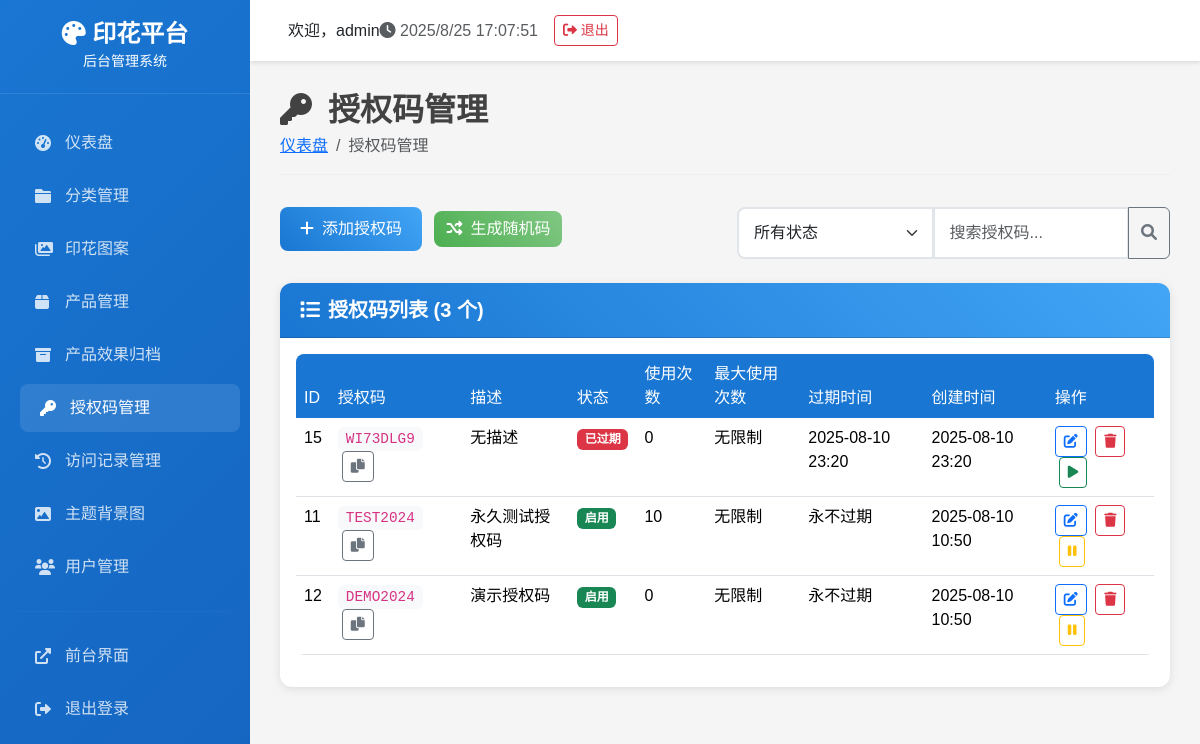
The page /admin/access-codes/ (signed in) on the database as committed earlier.
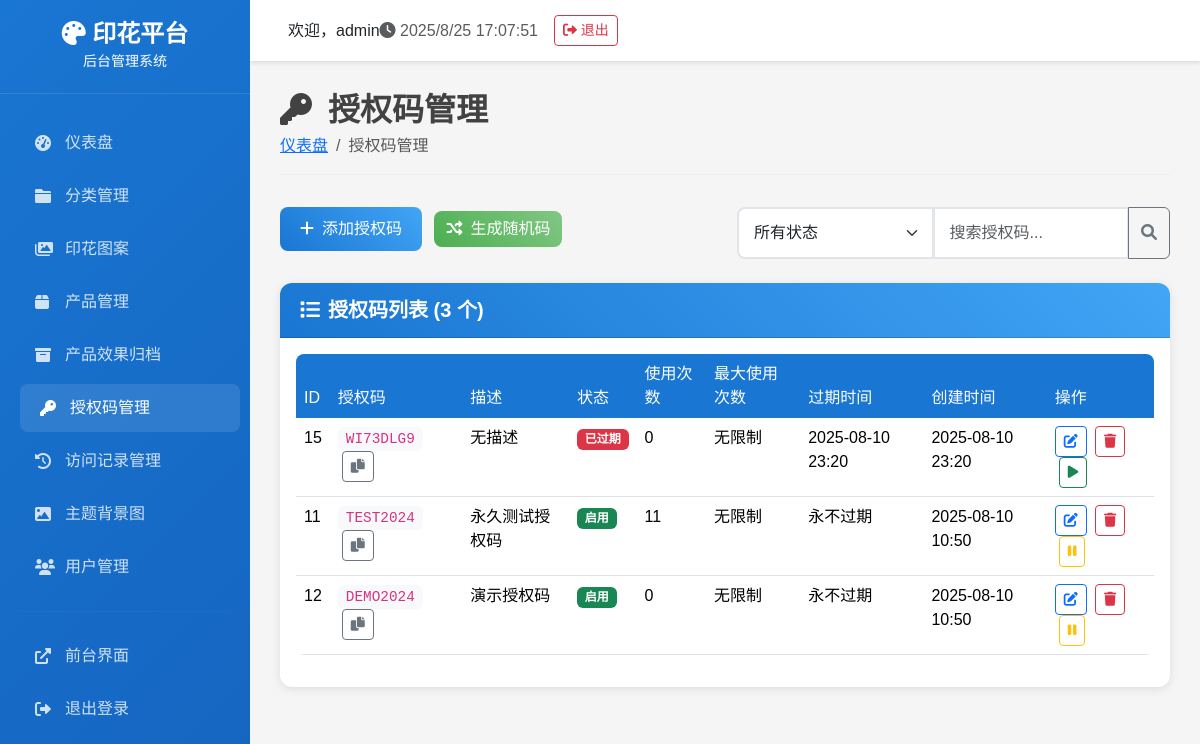
The same page on the database as committed later.
### tables this page shows
CREATE TABLE access_codes (
            id INTEGER PRIMARY KEY AUTOINCREMENT,
            code TEXT NOT NULL UNIQUE,
            description TEXT,
            start_date DATETIME,
            end_date DATETIME,
            is_active BOOLEAN DEFAULT 1,
            created_time DATETIME DEFAULT CURRENT_TIMESTAMP,
            usage_count INTEGER DEFAULT 0
        , expires_at DATETIME, max_uses INTEGER, used_count INTEGER DEFAULT 0);

### routes/admin/admin_access_codes_route.py (the view)
    def decorated_function(*args, **kwargs):
        from flask import session
        if 'admin_user_id' not in session:
            return redirect(url_for('login'))
        return f(*args, **kwargs)

### backend/database.py (called while the page is built)
def get_db_connection():
    conn = sqlite3.connect(DATABASE_PATH)
    conn.row_factory = sqlite3.Row
    return conn

    @staticmethod
    def execute_query(query: str, params: tuple = ()) -> List[Dict[str, Any]]:
        conn = get_db_connection()
        cursor = conn.cursor()
        cursor.execute(query, params)
        results = [dict(row) for row in cursor.fetchall()]
        conn.close()
        return results

### routes/admin/admin_access_codes_route.py (called while the page is built)
def login_required(f):
    def decorated_function(*args, **kwargs):
        from flask import session
        if 'admin_user_id' not in session:
            return redirect(url_for('login'))
        return f(*args, **kwargs)
    decorated_function.__name__ = f.__name__
    return decorated_function

### templates/admin/access_codes.html (shortened to what this page needs)
{% extends "admin/base.html" %}
{% block content %}
<div class="page-header">
    <h1><i class="fas fa-key me-3"></i>授权码管理</h1>
    <nav aria-label="breadcrumb">
        <ol class="breadcrumb">
            <li class="breadcrumb-item"><a href="{{ url_for('index') }}">仪表盘</a></li>
            <li class="breadcrumb-item active">授权码管理</li>
        </ol>
    </nav>
</div>
<div class="row mb-4">
    <div class="col-md-6">
        <button type="button" class="btn btn-primary" data-bs-toggle="modal" data-bs-target="#addCodeModal">
            <i class="fas fa-plus me-2"></i>添加授权码
        </button>
        <button type="button" class="btn btn-success ms-2" onclick="generateRandomCode()">
            <i class="fas fa-random me-2"></i>生成随机码
        </button>
    </div>
    <div class="col-md-6">
        <div class="input-group">
            <select class="form-select" id="statusFilter">
                <option value="">所有状态</option>
            </select>
            <input type="text" class="form-control" id="searchInput" placeholder="搜索授权码...">
            <button class="btn btn-outline-secondary" type="button">
                <i class="fas fa-search"></i>
            </button>
        </div>
    </div>
</div>
<div class="card">
    <div class="card-header">
        <h5><i class="fas fa-list me-2"></i>授权码列表 ({{ access_codes|length }} 个)</h5>
    </div>
    <div class="card-body">
        {% if access_codes %}
        <div class="table-responsive">
            <table class="table table-hover">
                <thead>
                    <tr>
                        <th>ID</th>
                        <th>授权码</th>
                        <th>描述</th>
                        <th>状态</th>
                        <th>使用次数</th>
                        <th>最大使用次数</th>
                        <th>过期时间</th>
                        <th>创建时间</th>
                        <th>操作</th>
                    </tr>
                </thead>
                <tbody id="codesTable">
                    {% for code in access_codes %}
                    <tr class="code-item" data-code="{{ code.code|lower }}" data-status="{{ code.status }}">
                        <td>{{ code.id }}</td>
                        <td>
                            <code class="bg-light px-2 py-1 rounded">{{ code.code }}</code>
                            <button class="btn btn-sm btn-outline-secondary ms-1" onclick="copyToClipboard('{{ code.code }}')">
                                <i class="fas fa-copy"></i>
                            </button>
                        </td>
                        <td>{{ code.description or '无描述' }}</td>
                        <td>
                            {% if code.status == 'active' %}
                                <span class="badge bg-success">启用</span>
                            {% elif code.status == 'inactive' %}
                                <span class="badge bg-secondary">禁用</span>
                            {% elif code.status == 'expired' %}
                                <span class="badge bg-danger">已过期</span>
                            {% endif %}
                        </td>
                        <td>{{ code.used_count or 0 }}</td>
                        <td>{{ code.max_uses or '无限制' }}</td>
                        <td>
                            {% if code.expires_at %}
                                {{ code.expires_at.strftime('%Y-%m-%d %H:%M') }}
                            {% else %}
                                永不过期
                            {% endif %}
                        </td>
                        <td>
                            {% if code.created_time %}
                                {% if code.created_time is string %}
                                    {{ code.created_time[:16] }}
                                {% else %}
                                    {{ code.created_time.strftime('%Y-%m-%d %H:%M') }}
                                {% endif %}
                            {% else %}
                                未知
                            {% endif %}
                        </td>
                        <td>
                            <button class="btn btn-sm btn-outline-primary" onclick="editCode({{ code.id }})">
                                <i class="fas fa-edit"></i>
                            </button>
                            <button class="btn btn-sm btn-outline-danger ms-1" onclick="deleteCode({{ code.id }})">
                                <i class="fas fa-trash"></i>
                            </button>
                            {% if code.status == 'active' %}
                            <button class="btn btn-sm btn-outline-warning ms-1" onclick="toggleCodeStatus({{ code.id }}, 'inactive')">
                                <i class="fas fa-pause"></i>
                            </button>
                            {% else %}
                            <button class="btn btn-sm btn-outline-success ms-1" onclick="toggleCodeStatus({{ code.id }}, 'active')">
                                <i class="fas fa-play"></i>
                            </button>
                            {% endif %}
                        </td>
                    </tr>
                    {% endfor %}
                </tbody>
            </table>
        </div>
        {% else %}
        <div class="text-center py-5">
            <i class="fas fa-key fa-3x text-muted mb-3"></i>
            <h5 class="text-muted">暂无授权码</h5>
            <p class="text-muted">点击上方"添加授权码"按钮开始创建授权码</p>
        </div>
        {% endif %}
    </div>
</div>
{% endblock %}

### templates/admin/base.html (shortened to what this page needs)
<!DOCTYPE html>
<html lang="zh-CN">
<head>
    <link href="https://cdn.staticfile.net/bootstrap/5.3.2/css/bootstrap.min.css" rel="stylesheet">
    <link href="https://cdnjs.cloudflare.com/ajax/libs/font-awesome/6.0.0/css/all.min.css" rel="stylesheet">
</head>
<body>
    <div class="sidebar">
        <div class="logo">
            <h4><i class="fas fa-palette"></i> 印花平台</h4>
            <small>后台管理系统</small>
        </div>
        <nav class="nav-menu">
            <div class="nav-item">
                    <a href="{{ url_for('index') }}" class="nav-link {% if request.endpoint == 'index' %}active{% endif %}">
                    <i class="fas fa-tachometer-alt"></i>
                    <span>仪表盘</span>
                </a>
            </div>
            <div class="nav-item">
                <a href="{{ url_for('admin_categories.categories') }}" class="nav-link {% if request.endpoint == 'admin_categories.categories' %}active{% endif %}">
                    <i class="fas fa-folder"></i>
                    分类管理
                </a>
            </div>
            <div class="nav-item">
                <a href="{{ url_for('admin_patterns.patterns') }}" class="nav-link {% if request.endpoint == 'admin_patterns.patterns' %}active{% endif %}">
                    <i class="fas fa-images"></i>
                    印花图案
                </a>
            </div>
            <div class="nav-item">
                <a href="{{ url_for('admin_products.products') }}" class="nav-link {% if request.endpoint == 'admin_products.products' %}active{% endif %}">
                    <i class="fas fa-box"></i>
                    产品管理
                </a>
            </div>
            <div class="nav-item">
                <a href="{{ url_for('admin_product_archives.product_archives') }}" class="nav-link {% if request.endpoint == 'admin_product_archives.product_archives' %}active{% endif %}">
                    <i class="fas fa-archive"></i>
                    产品效果归档
                </a>
            </div>
            <div class="nav-item">
                <a href="{{ url_for('admin_access_codes.access_codes') }}" class="nav-link {% if request.endpoint == 'admin_access_codes.access_codes' %}active{% endif %}">
                    <i class="fas fa-key"></i>
                    <span>授权码管理</span>
                </a>
            </div>
            <div class="nav-item">
                <a href="{{ url_for('admin_access_logs.access_logs') }}" class="nav-link {% if request.endpoint == 'admin_access_logs.access_logs' %}active{% endif %}">
                    <i class="fas fa-history"></i>
                    访问记录管理
                </a>
            </div>
            <div class="nav-item">
                <a href="{{ url_for('admin_theme_backgrounds.theme_backgrounds') }}" class="nav-link {% if request.endpoint == 'admin_theme_backgrounds.theme_backgrounds' %}active{% endif %}">
                    <i class="fas fa-image"></i>
                    <span>主题背景图</span>
                </a>
            </div>
            <div class="nav-item">
                <a href="{{ url_for('admin_users.users') }}" class="nav-link {% if request.endpoint == 'admin_users.users' %}active{% endif %}">
                    <i class="fas fa-users"></i>
                    用户管理
                </a>
            </div>
            <hr style="border-color: rgba(255,255,255,0.1); margin: 20px 15px;">
            <div class="nav-item">
                <a href="http://localhost:5000" class="nav-link" target="_blank">
                    <i class="fas fa-external-link-alt"></i>
                    <span>前台界面</span>
                </a>
            </div>
            <div class="nav-item">
                <a href="{{ url_for('logout') }}" class="nav-link">
                    <i class="fas fa-sign-out-alt"></i>
                    <span>退出登录</span>
                </a>
            </div>
        </nav>
    </div>
    <div class="main-content">
        <div class="top-navbar">
            <div class="d-flex align-items-center">
                <span class="ms-2">欢迎，{{ session.admin_username or 'Admin' }}</span>
            </div>
            <div class="d-flex align-items-center">
                <span class="text-muted me-3">
                    <i class="fas fa-clock"></i>
                    <span id="current-time"></span>
                </span>
                <a href="{{ url_for('logout') }}" class="btn btn-outline-danger btn-sm">
                    <i class="fas fa-sign-out-alt"></i> 退出
                </a>
            </div>
        </div>
        <div class="content-area">
            {% block content %}{% endblock %}
        </div>
    </div>
</body>
</html>

### templates/admin/base.html (style rules this page uses)
:root { --primary-color: #1976d2; --secondary-color: #424242; --success-color: #4caf50; --warning-color: #ff9800; --danger-color: #f44336; --sidebar-width: 250px; }
body { font-family: 'Microsoft YaHei', Arial, sans-serif; background-color: #f5f5f5; }
.sidebar { position: fixed; top: 0; left: 0; height: 100vh; width: var(--sidebar-width); background: linear-gradient(135deg, var(--primary-color), #1565c0); color: white; z-index: 1000; overflow-y: auto; }
.sidebar .logo { padding: 20px; text-align: center; border-bottom: 1px solid rgba(255,255,255,0.1); }
.sidebar .logo h4 { margin: 0; font-weight: 600; }
.sidebar .nav-menu { padding: 20px 0; }
.sidebar .nav-item { margin: 5px 15px; }
.sidebar .nav-link { color: rgba(255,255,255,0.8); padding: 12px 20px; border-radius: 8px; text-decoration: none; display: flex; align-items: center; transition: all 0.3s ease; }
.sidebar .nav-link:hover, .sidebar .nav-link.active { background: rgba(255,255,255,0.1); color: white; transform: translateX(5px); }
.sidebar .nav-link i { width: 20px; margin-right: 10px; }
.main-content { margin-left: var(--sidebar-width); min-height: 100vh; }
.top-navbar { background: white; padding: 15px 30px; box-shadow: 0 2px 4px rgba(0,0,0,0.1); display: flex; justify-content: between; align-items: center; }
.content-area { padding: 30px; }
.page-header { margin-bottom: 30px; }
.page-header h1 { color: var(--secondary-color); font-size: 2rem; font-weight: 600; margin: 0; }
.page-header .breadcrumb { background: none; padding: 0; margin: 5px 0 0 0; }
.card { border: none; border-radius: 12px; box-shadow: 0 2px 10px rgba(0,0,0,0.1); margin-bottom: 20px; }
.card-header { background: linear-gradient(45deg, var(--primary-color), #42a5f5); color: white; border-radius: 12px 12px 0 0 !important; padding: 15px 20px; }
.card-header h5 { margin: 0; font-weight: 600; }
.btn-primary { background: linear-gradient(45deg, var(--primary-color), #42a5f5); border: none; border-radius: 8px; padding: 10px 20px; font-weight: 500; }
.btn-success { background: linear-gradient(45deg, var(--success-color), #81c784); border: none; border-radius: 8px; }
.table { border-radius: 8px; overflow: hidden; }
.table thead th { background: var(--primary-color); color: white; border: none; font-weight: 500; }
.form-control, .form-select { border-radius: 8px; border: 2px solid #e1e5e9; padding: 12px 15px; }

### templates/admin/access_codes.html (style rules this page uses)
.page-header { margin-bottom: 2rem; padding-bottom: 1rem; border-bottom: 1px solid #eee; }
.table th { background-color: #f8f9fa; border-top: none; font-weight: 600; }
.code-item { transition: all 0.2s ease; }
.badge { font-size: 0.75rem; }
code { font-family: 'Courier New', monospace; font-size: 0.9rem; }

Rows that differ between the two databases and show on the page:
changed access_codes "永久测试授权码": used_count "10" → "11"
